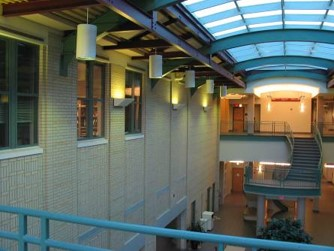
#> input picture A1/images/CMU_left.jpg, 334 x 251 px
$ jupyter execute --allow-errors MyRansacPanorama_student.ipynb   (shell and % lines are left out)
#> lines starting #> are read from the running program, lines starting #| are printed output that depends on the picture
# Assignment 1 (part II):  Automatic Panorama Mosaicing

[cell 1]

import numpy as np
import matplotlib
import matplotlib.image as image
import matplotlib.pyplot as plt
from skimage.feature import (corner_harris, corner_peaks, plot_matches, BRIEF, match_descriptors)
from skimage.transform import warp, ProjectiveTransform
from skimage.color import rgb2gray
from skimage.measure import ransac
import math

### The cell below demonstrates feature detection (e.g. corners) and matching (e.g. BRIEF descriptor)

[cell 2]
imL = image.imread("images/CMU_left.jpg")
#> imL is the input picture: shape (251, 334, 3); mean R, G, B 94.8, 103.3, 94.9
imR = image.imread("images/CMU_right.jpg")
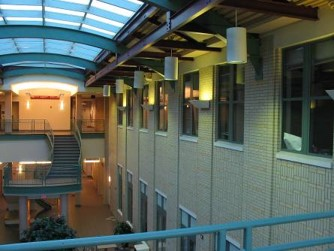
#> input picture A1/images/CMU_right.jpg, 334 x 251 px
#> imR is the input picture: shape (251, 334, 3); mean R, G, B 87.8, 97, 88.2
imLgray = rgb2gray(imL)
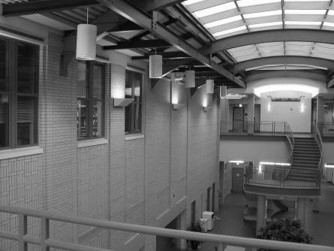
#> imLgray: shape (251, 334) float64; min 0.00417, max 1, mean 0.396
imRgray = rgb2gray(imR)
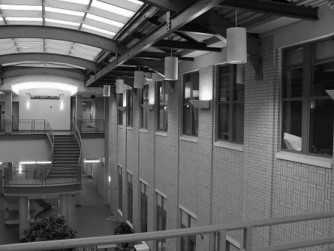
#> imRgray: shape (251, 334) float64; min 0.00333, max 1, mean 0.37

# NOTE: corner_peaks and many other feature extraction functions return point coordinates as (y,x), that is (rows,cols)
keypointsL = corner_peaks(corner_harris(imLgray), threshold_rel=0.0005, min_distance=5)
#> keypointsL = 202 pairs, first value 8 to 242, second value 7 to 326
keypointsR = corner_peaks(corner_harris(imRgray), threshold_rel=0.0005, min_distance=5)
#> keypointsR = 204 pairs, first value 6 to 245, second value 5 to 326

extractor = BRIEF()

extractor.extract(imLgray, keypointsL)
keypointsL = keypointsL[extractor.mask]
#> keypointsL = 152 pairs, first value 25 to 227, second value 24 to 309
descriptorsL = extractor.descriptors

extractor.extract(imRgray, keypointsR)
keypointsR = keypointsR[extractor.mask]
#> keypointsR = 154 pairs, first value 24 to 227, second value 28 to 309
descriptorsR = extractor.descriptors

matchesLR = match_descriptors(descriptorsL, descriptorsR, cross_check=True)

print ('the number of matches is {:2d}'.format(matchesLR.shape[0]))

fig = plt.figure(1,figsize = (12, 4))
axA = plt.subplot(111)
plt.gray()
plot_matches(axA, imL, imR, keypointsL, keypointsR, matchesLR) #, matches_color = 'r')
#> (this line was passed over: skimage is not available in this run)
axA.axis('off')

plt.show()

## Problem 1
### Rederive your formula in Problem 4a from Part I of the assignment for the following modification. Assume there are $N=53$ matches $(p,p')$ as in figure 1 above. $N_i=21$ of these matches are inliers for a homography, while the rest of the matches are $N_o=32$ outliers. To estimate a homography you need a sample with $K=4$ matches. What is the least number of times one should randomly sample a subset of $K$ matches to get probability  $p≥0.95$  that at least one of these samples has all of its $K$ matches from inliers? Derive a general formula and compute a numerical answer for the specified numbers.

Solution:

**Solution:**

Given:
- $N$: total number of points, where $N = 53$
- $N_i$: number of inliner points, where $N_i = 21$
- $N_o$: number of outlier points, where $N_o = 32$
- $p$: desired probability we want, where $p \geq 0.95$
- $K$: Number of matches needed for homography estimation, $K = 4$
- $n$: The least number of samples or iterations required to achieve probability $p \geq 0.95$

Then,
- $p_i$: probability of choosing one inliner point is given as $p_i = \frac{N_i}{N}$
- $p_o$: probability of choosing one outlier point is given as $p_o = \frac{N_o}{N}$

Thus, the probability of choosing K inliners is $p_i^K = \frac{N_i}{N}^K$, as $K = 4$.

Deriving the formula:
- We want to find the least number of times $n$ we must sample a subset of $K$ matches to achieve a probability $p$ that one of these samples has all of its $K$ matches from inliners.
- The probability of selecting an inliner on a single draw in $p_i$
- The probability of selecting a set of $K$ inliners in one sample is $p_i^K$, assuming that events are independent.
- The probability of not selecting a set of $K$ inliners in one sample is $p_o = 1 - p_i^K$
- The probability of not selecting a set of $K$ inliners in $n$ independed samples is $(1 - p_i^K)^n$

$\therefore$ The probability $p$ of selecting at least one set of $s$ inliners in $k$ samples is the complement of the above given as: $$ p = 1 - (1 - p_i^K)^n $$

Formula: $$ p = 1 - (1 - p_i^K)^n $$

Solving for $k$:
$$
\begin{align}
p = 1 - (1 - p_i^K)^n \\
(1 - p_i^K)^n = 1 - p \\
\log((1 - p_i^K)^n) = \log(1 - p) \\
n \log(1 - p_i^K) = \log(1 - p) \\
\therefore \boxed{n = \frac{\log(1 - p)}{\log(1 - p_i^K)}}
\end{align}
$$

Computing a numerical answer for the given:
- $N = 53$
- $N_i = 21$
- $N_o = 32$
- $p = 0.95$
- $k = 4$

1. Calculate $p_i$
$$
\begin{align}
p_i = \frac{N_i}{N} = \frac{21}{53} = 0.3962264151 \\
\therefore p_i = 0.3962264151
\end{align}
$$

2. Calculate $k$
$$
\begin{align}
n = \frac{\log(1 - p)}{\log(1 - p_i^K)}
  = \frac{\log(1 - 0.95)}{\log(1 - (0.3962264151)^4)}
  = \frac{-1.301029996}{-0.01083841937} = 120.03872707 \approx 121 \\
\therefore \boxed{k= 121}
\end{align}
$$

Thus, we need at least $ k = 121$ iterations to have $p \geq 0.95$

## Problem 2: (RANSAC for Homographies)
### Write code below using RANSAC to estimate Homography from matched pairs of points above. This cell should display new figure 2 similar to figure 1 above, but it should show only inlier pairs for the detected homography. HINT: you can use $ProjectiveTransform$  from library $skimage$ declared at the top of the notebok.

[cell 3]
# function to calculate the minimum number of trials for p >= 0.95
def num_iterations(p, K, N_i, N):
    p_i = N_i/N
    trials = math.log(1 - p) / (math.log(1 - (p_i ** K)))
    return math.ceil(trials)

# calculate number of trials
N = 56
Ni = 24
No = 32
p = 0.95
K = 4
trials = num_iterations(p, K, Ni, N)
print(f'Trials: {trials}')

# Load keypoints matches from both the left and right images
key_matches_L = keypointsL[matchesLR[:,0]]
#> key_matches_L = 56 pairs, first value 26 to 219, second value 24 to 309
key_matches_R = keypointsR[matchesLR[:,1]]
#> key_matches_R = 56 pairs, first value 24 to 227, second value 28 to 309

# Running RANSAC to robustly estimate a homography transform between matched keypoints
model_robust, inliners = ransac((key_matches_L, key_matches_R), ProjectiveTransform, min_samples = K,
                                residual_threshold = 2.5, max_trials = trials)

# initializing an empty list to hold the matches
matches =[]
# Iterate through the inliners and append the match indicies to the 'matches' list
for i in range(len(key_matches_L[inliners])):
    matches.append([i, i])
#> this loop made 21 passes
#> after the loop, matches = [[0, 0], [1, 1], [2, 2], [3, 3], [4, 4], [5, 5], [6, 6], [7, 7], [8, 8], [9, 9], [10, 10], [11, 11], [12, 12], [13, 13], [14, 14], [15, 15], [16, 16], [17, 17], [18, 18], [19, 19], [20, 20]]

# Reshaping the array to a 2-column format for plotting
matches = np.reshape(matches, (len(matches), 2))
#> matches = 21 rows, first 8: [0, 0], [1, 1], [2, 2], [3, 3], [4, 4], [5, 5], [6, 6], [7, 7]

# plotting the matches before RANSAC filtering
fig = plt.figure(2,figsize = (12, 4))
axA = plt.subplot(111)
plt.gray()
plot_matches(axA, imL, imR, keypointsL, keypointsR, matchesLR) #, matches_color = 'r')
#> (this line was passed over: skimage is not available in this run)
axA.axis('off')
plt.show()

# plotting inliners for the detected homography
fig = plt.figure(2, figsize=(12, 4))
axA = plt.subplot(111)
plt.gray()
plot_matches(axA, imL, imR, key_matches_L[inliners], key_matches_R[inliners], matches, matches_color = 'r')
#> (this line was passed over: skimage is not available in this run)
axA.axis('off')
plt.show()

## Problem 3 (reprojecting onto common PP)
### Use common PP corresponding to the plane of the left image. Your pamorama mosaic should be build inside a "reference frame" (think about it as an empty canvas of certain size) inside this common PP. The reference frame should be big enough to contain the left image and the part of the view covered by the right image after reprojecting onto common PP. Create a new figure 3 including the following three images (spread them vertically). First, show your reference frame only with the left image inside. Second, show the reference frame containing only a reprojected right image (warp it using a homography computed in Problem 1). Third, for comparison, show the reference frame containing only the right image reprojected using a (bad) homography estimated from all matches (including outliers, as in figure 1).
#### HINT1: use function $warp$ from library $skimage$ declared at the top of the notebook.
#### HINT2: function $warp$ needs "inverse map" as a (second) argument as it uses "inverse warping" to compute output intensities

[cell 4]
# Creating an empty image array with dimensions 300x700 and 3 color channels for RGB
imgL = np.zeros([300, 700, 3])
# Normalizingthe left image's pixel values
imgL[: len(imL), : len(imL[0])] = imL/255
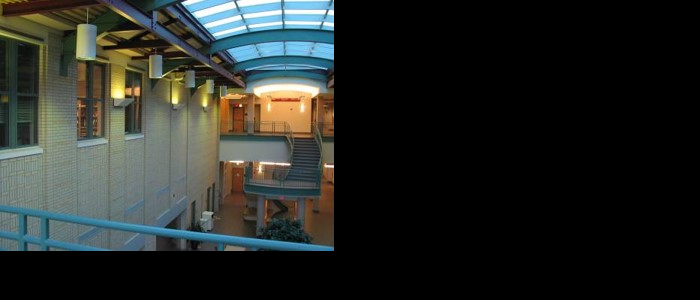
#> imgL: shape (300, 700, 3) float64; mean R, G, B 0.148, 0.162, 0.149

# Warp the right image using the robust homography model
imgT = warp(imR.transpose((1, 0, 2)), model_robust, output_shape = (700, 300))
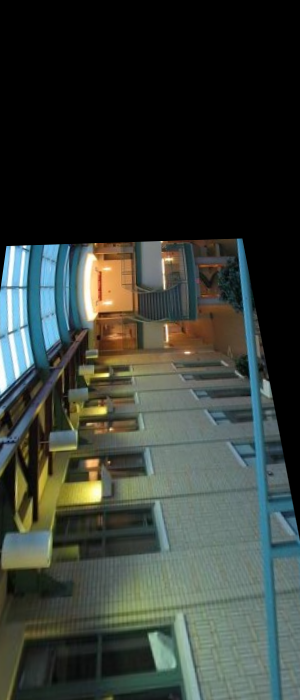
#> imgT: shape (700, 300, 3) float64; mean R, G, B 0.211, 0.238, 0.214
imgR = imgT.transpose((1, 0, 2)) # transposing the warped image to match the original orientation
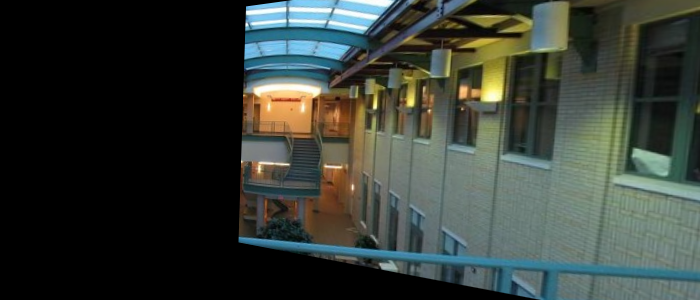
#> imgR: shape (300, 700, 3) float64; mean R, G, B 0.211, 0.238, 0.214


# Perform RANSAC with a bad homography model
mode_robust_bad, inliners_bad = ransac((key_matches_L, key_matches_R), ProjectiveTransform, min_samples = 4,
                                      residual_threshold = 5, max_trials = 10)

# Creating projective transform object for the bad homography
model_bad_projective_transform = ProjectiveTransform()
# Estimate the projective transform from the bad key matches
model_bad_projective_transform.estimate(key_matches_L, key_matches_R)
# Warp the right image using the bad homography model
img_bad_T = warp(imR.transpose((1, 0, 2)), model_bad_projective_transform, output_shape = (700, 300))
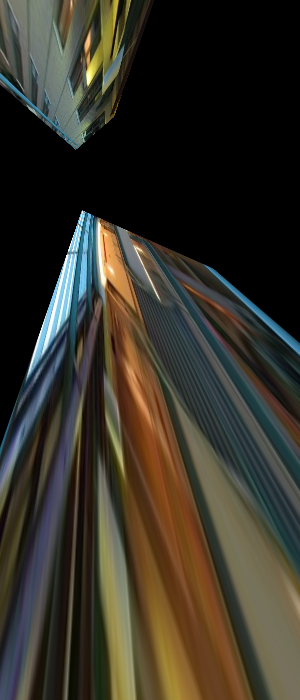
#> img_bad_T: shape (700, 300, 3) float64; mean R, G, B 0.213, 0.198, 0.158
# Transpose the warped image to match the original orientation
img_bad = img_bad_T.transpose((1, 0, 2))
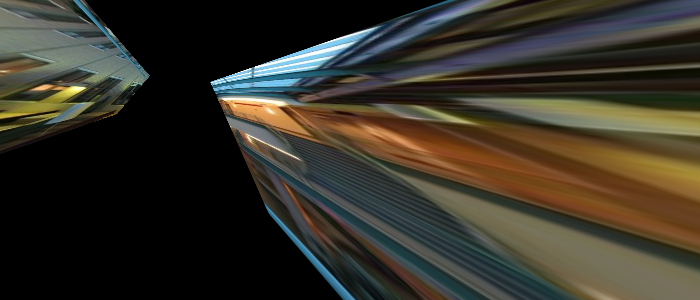
#> img_bad: shape (300, 700, 3) float64; mean R, G, B 0.213, 0.198, 0.158

# for left image
fig = plt.figure(3,figsize = (12, 14))
plt.subplot(311)
plt.imshow(imgL)
plt.title("reference frame with the left image")

# for re projected right image
plt.subplot(312)
plt.imshow(imgR)
plt.title("reference frame with the right image (reprojected)")

# for reprojected right image with bad homography
plt.subplot(313)
plt.imshow(img_bad)
plt.title("reference frame with the right image (reprojected badly)")

plt.show()
